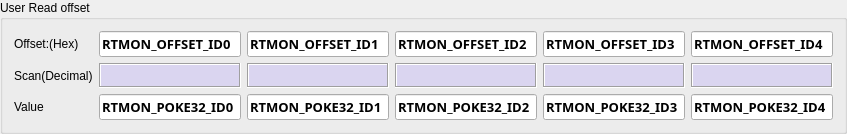
       <widget class="QGroupBox" name="groupBox_3" >
        <property name="title" >
         <string>User Read offset</string>
        </property>
        <layout class="QGridLayout" >
         <item row="0" column="0" >
          <widget class="QLabel" name="label_23" >
           <property name="text" >
            <string>Offset:(Hex)</string>
           </property>
          </widget>
         </item>
         <item row="0" column="1" >
          <widget class="CALineEdit" name="caLineEdit_52" >
           <property name="sizePolicy" >
            <sizepolicy vsizetype="Preferred" hsizetype="Preferred" >
             <horstretch>0</horstretch>
             <verstretch>0</verstretch>
            </sizepolicy>
           </property>
           <property name="minimumSize" >
            <size>
             <width>60</width>
             <height>25</height>
            </size>
           </property>
           <property name="maximumSize" >
            <size>
             <width>150</width>
             <height>16777215</height>
            </size>
           </property>
           <property name="font" >
            <font>
             <family>Sans Serif</family>
             <pointsize>10</pointsize>
             <weight>75</weight>
             <bold>true</bold>
            </font>
           </property>
           <property name="text" >
            <string>RTMON_OFFSET_ID0</string>
           </property>
           <property name="nuformat" stdset="0" >
            <enum>CALineEdit::String</enum>
           </property>
           <property name="pvname" >
            <string>RTMON_OFFSET_ID0</string>
           </property>
           <property name="dbrequest" stdset="0" >
            <enum>CALineEdit::DBRGSTR</enum>
           </property>
          </widget>
         </item>
         <item row="0" column="2" >
          <widget class="CALineEdit" name="caLineEdit_53" >
           <property name="sizePolicy" >
            <sizepolicy vsizetype="Preferred" hsizetype="Preferred" >
             <horstretch>0</horstretch>
             <verstretch>0</verstretch>
            </sizepolicy>
           </property>
           <property name="minimumSize" >
            <size>
             <width>60</width>
             <height>25</height>
            </size>
           </property>
           <property name="maximumSize" >
            <size>
             <width>150</width>
             <height>16777215</height>
            </size>
           </property>
           <property name="font" >
            <font>
             <family>Sans Serif</family>
             <pointsize>10</pointsize>
             <weight>75</weight>
             <bold>true</bold>
            </font>
           </property>
           <property name="text" >
            <string>RTMON_OFFSET_ID1</string>
           </property>
           <property name="nuformat" stdset="0" >
            <enum>CALineEdit::String</enum>
           </property>
           <property name="pvname" >
            <string>RTMON_OFFSET_ID1</string>
           </property>
           <property name="dbrequest" stdset="0" >
            <enum>CALineEdit::DBRGSTR</enum>
           </property>
          </widget>
         </item>
         <item row="0" column="3" >
          <widget class="CALineEdit" name="caLineEdit_54" >
           <property name="sizePolicy" >
            <sizepolicy vsizetype="Preferred" hsizetype="Preferred" >
             <horstretch>0</horstretch>
             <verstretch>0</verstretch>
            </sizepolicy>
           </property>
           <property name="minimumSize" >
            <size>
             <width>60</width>
             <height>25</height>
            </size>
           </property>
           <property name="maximumSize" >
            <size>
             <width>150</width>
             <height>16777215</height>
            </size>
           </property>
           <property name="font" >
            <font>
             <family>Sans Serif</family>
             <pointsize>10</pointsize>
             <weight>75</weight>
             <bold>true</bold>
            </font>
           </property>
           <property name="text" >
            <string>RTMON_OFFSET_ID2</string>
           </property>
           <property name="nuformat" stdset="0" >
            <enum>CALineEdit::String</enum>
           </property>
           <property name="pvname" >
            <string>RTMON_OFFSET_ID2</string>
           </property>
           <property name="dbrequest" stdset="0" >
            <enum>CALineEdit::DBRGSTR</enum>
           </property>
          </widget>
         </item>
         <item row="0" column="4" >
          <widget class="CALineEdit" name="caLineEdit_55" >
           <property name="sizePolicy" >
            <sizepolicy vsizetype="Preferred" hsizetype="Preferred" >
             <horstretch>0</horstretch>
             <verstretch>0</verstretch>
            </sizepolicy>
           </property>
           <property name="minimumSize" >
            <size>
             <width>60</width>
             <height>25</height>
            </size>
           </property>
           <property name="maximumSize" >
            <size>
             <width>150</width>
             <height>16777215</height>
            </size>
           </property>
           <property name="font" >
            <font>
             <family>Sans Serif</family>
             <pointsize>10</pointsize>
             <weight>75</weight>
             <bold>true</bold>
            </font>
           </property>
           <property name="text" >
            <string>RTMON_OFFSET_ID3</string>
           </property>
           <property name="nuformat" stdset="0" >
            <enum>CALineEdit::String</enum>
           </property>
           <property name="pvname" >
            <string>RTMON_OFFSET_ID3</string>
           </property>
           <property name="dbrequest" stdset="0" >
            <enum>CALineEdit::DBRGSTR</enum>
           </property>
          </widget>
         </item>
         <item row="0" column="5" >
          <widget class="CALineEdit" name="caLineEdit_64" >
           <property name="sizePolicy" >
            <sizepolicy vsizetype="Preferred" hsizetype="Preferred" >
             <horstretch>0</horstretch>
             <verstretch>0</verstretch>
            </sizepolicy>
           </property>
           <property name="minimumSize" >
            <size>
             <width>60</width>
             <height>25</height>
            </size>
           </property>
           <property name="maximumSize" >
            <size>
             <width>150</width>
             <height>16777215</height>
            </size>
           </property>
           <property name="font" >
            <font>
             <family>Sans Serif</family>
             <pointsize>10</pointsize>
             <weight>75</weight>
             <bold>true</bold>
            </font>
           </property>
           <property name="text" >
            <string>RTMON_OFFSET_ID4</string>
           </property>
           <property name="nuformat" stdset="0" >
            <enum>CALineEdit::String</enum>
           </property>
           <property name="pvname" >
            <string>RTMON_OFFSET_ID4</string>
           </property>
           <property name="dbrequest" stdset="0" >
            <enum>CALineEdit::DBRGSTR</enum>
           </property>
          </widget>
         </item>
         <item row="1" column="0" >
          <widget class="QLabel" name="label_24" >
           <property name="text" >
            <string>Scan(Decimal)</string>
           </property>
          </widget>
         </item>
         <item row="1" column="1" >
          <widget class="CALabel" name="kca_B5_Clock_16" >
           <property name="minimumSize" >
            <size>
             <width>60</width>
             <height>25</height>
            </size>
           </property>
           <property name="maximumSize" >
            <size>
             <width>300</width>
             <height>25</height>
            </size>
           </property>
           <property name="palette" >
            <palette>
             <active>
              <colorrole role="Window" >
               <brush brushstyle="SolidPattern" >
                <color alpha="255" >
                 <red>218</red>
                 <green>213</green>
                 <blue>240</blue>
                </color>
               </brush>
              </colorrole>
             </active>
             <inactive>
              <colorrole role="Window" >
               <brush brushstyle="SolidPattern" >
                <color alpha="255" >
                 <red>218</red>
                 <green>213</green>
                 <blue>240</blue>
                </color>
               </brush>
              </colorrole>
             </inactive>
             <disabled>
              <colorrole role="Window" >
               <brush brushstyle="SolidPattern" >
                <color alpha="255" >
                 <red>237</red>
                 <green>233</green>
                 <blue>227</blue>
                </color>
               </brush>
              </colorrole>
             </disabled>
            </palette>
           </property>
           <property name="font" >
            <font>
             <pointsize>10</pointsize>
            </font>
           </property>
           <property name="layoutDirection" >
            <enum>Qt::RightToLeft</enum>
           </property>
           <property name="autoFillBackground" >
            <bool>true</bool>
           </property>
           <property name="frameShape" >
            <enum>QFrame::Box</enum>
           </property>
           <property name="frameShadow" >
            <enum>QFrame::Sunken</enum>
           </property>
           <property name="pvname" >
            <string>RTMON_PEEK32_ID0</string>
           </property>
           <property name="dmode" stdset="0" >
            <enum>CALabel::Int</enum>
           </property>
           <property name="fillcol" stdset="0" >
            <color>
             <red>218</red>
             <green>213</green>
             <blue>240</blue>
            </color>
           </property>
          </widget>
         </item>
         <item row="1" column="2" >
          <widget class="CALabel" name="kca_B5_Clock_17" >
           <property name="minimumSize" >
            <size>
             <width>60</width>
             <height>25</height>
            </size>
           </property>
           <property name="maximumSize" >
            <size>
             <width>300</width>
             <height>25</height>
            </size>
           </property>
           <property name="palette" >
            <palette>
             <active>
              <colorrole role="Window" >
               <brush brushstyle="SolidPattern" >
                <color alpha="255" >
                 <red>218</red>
                 <green>213</green>
                 <blue>240</blue>
                </color>
               </brush>
              </colorrole>
             </active>
             <inactive>
              <colorrole role="Window" >
               <brush brushstyle="SolidPattern" >
                <color alpha="255" >
                 <red>218</red>
                 <green>213</green>
                 <blue>240</blue>
                </color>
               </brush>
              </colorrole>
             </inactive>
             <disabled>
              <colorrole role="Window" >
               <brush brushstyle="SolidPattern" >
                <color alpha="255" >
                 <red>237</red>
                 <green>233</green>
                 <blue>227</blue>
                </color>
               </brush>
              </colorrole>
             </disabled>
            </palette>
           </property>
           <property name="font" >
            <font>
             <pointsize>10</pointsize>
            </font>
           </property>
           <property name="layoutDirection" >
            <enum>Qt::RightToLeft</enum>
           </property>
           <property name="autoFillBackground" >
            <bool>true</bool>
           </property>
           <property name="frameShape" >
            <enum>QFrame::Box</enum>
           </property>
           <property name="frameShadow" >
            <enum>QFrame::Sunken</enum>
           </property>
           <property name="pvname" >
            <string>RTMON_PEEK32_ID1</string>
           </property>
           <property name="dmode" stdset="0" >
            <enum>CALabel::Int</enum>
           </property>
           <property name="fillcol" stdset="0" >
            <color>
             <red>218</red>
             <green>213</green>
             <blue>240</blue>
            </color>
           </property>
          </widget>
         </item>
         <item row="1" column="3" >
          <widget class="CALabel" name="kca_B5_Clock_18" >
           <property name="minimumSize" >
            <size>
             <width>60</width>
             <height>25</height>
            </size>
           </property>
           <property name="maximumSize" >
            <size>
             <width>300</width>
             <height>25</height>
            </size>
           </property>
           <property name="palette" >
            <palette>
             <active>
              <colorrole role="Window" >
               <brush brushstyle="SolidPattern" >
                <color alpha="255" >
                 <red>218</red>
                 <green>213</green>
                 <blue>240</blue>
                </color>
               </brush>
              </colorrole>
             </active>
             <inactive>
              <colorrole role="Window" >
               <brush brushstyle="SolidPattern" >
                <color alpha="255" >
                 <red>218</red>
                 <green>213</green>
                 <blue>240</blue>
                </color>
               </brush>
              </colorrole>
             </inactive>
             <disabled>
              <colorrole role="Window" >
               <brush brushstyle="SolidPattern" >
                <color alpha="255" >
                 <red>237</red>
                 <green>233</green>
                 <blue>227</blue>
                </color>
               </brush>
              </colorrole>
             </disabled>
            </palette>
           </property>
           <property name="font" >
            <font>
             <pointsize>10</pointsize>
            </font>
           </property>
           <property name="layoutDirection" >
            <enum>Qt::RightToLeft</enum>
           </property>
           <property name="autoFillBackground" >
            <bool>true</bool>
           </property>
           <property name="frameShape" >
            <enum>QFrame::Box</enum>
           </property>
           <property name="frameShadow" >
            <enum>QFrame::Sunken</enum>
           </property>
           <property name="pvname" >
            <string>RTMON_PEEK32_ID2</string>
           </property>
           <property name="dmode" stdset="0" >
            <enum>CALabel::Int</enum>
           </property>
           <property name="fillcol" stdset="0" >
            <color>
             <red>218</red>
             <green>213</green>
             <blue>240</blue>
            </color>
           </property>
          </widget>
         </item>
         <item row="1" column="4" >
          <widget class="CALabel" name="kca_B5_Clock_19" >
           <property name="minimumSize" >
            <size>
             <width>60</width>
             <height>25</height>
            </size>
           </property>
           <property name="maximumSize" >
            <size>
             <width>300</width>
             <height>25</height>
            </size>
           </property>
           <property name="palette" >
            <palette>
             <active>
              <colorrole role="Window" >
               <brush brushstyle="SolidPattern" >
                <color alpha="255" >
                 <red>218</red>
                 <green>213</green>
                 <blue>240</blue>
                </color>
               </brush>
              </colorrole>
             </active>
             <inactive>
              <colorrole role="Window" >
               <brush brushstyle="SolidPattern" >
                <color alpha="255" >
                 <red>218</red>
                 <green>213</green>
                 <blue>240</blue>
                </color>
               </brush>
              </colorrole>
             </inactive>
             <disabled>
              <colorrole role="Window" >
               <brush brushstyle="SolidPattern" >
                <color alpha="255" >
                 <red>237</red>
                 <green>233</green>
                 <blue>227</blue>
                </color>
               </brush>
              </colorrole>
             </disabled>
            </palette>
           </property>
           <property name="font" >
            <font>
             <pointsize>10</pointsize>
            </font>
           </property>
           <property name="layoutDirection" >
            <enum>Qt::RightToLeft</enum>
           </property>
           <property name="autoFillBackground" >
            <bool>true</bool>
           </property>
           <property name="frameShape" >
            <enum>QFrame::Box</enum>
           </property>
           <property name="frameShadow" >
            <enum>QFrame::Sunken</enum>
           </property>
           <property name="pvname" >
            <string>RTMON_PEEK32_ID3</string>
           </property>
           <property name="dmode" stdset="0" >
            <enum>CALabel::Int</enum>
           </property>
           <property name="fillcol" stdset="0" >
            <color>
             <red>218</red>
             <green>213</green>
             <blue>240</blue>
            </color>
           </property>
          </widget>
         </item>
         <item row="1" column="5" >
          <widget class="CALabel" name="kca_B5_Clock_20" >
           <property name="minimumSize" >
            <size>
             <width>60</width>
             <height>25</height>
            </size>
           </property>
           <property name="maximumSize" >
            <size>
             <width>300</width>
             <height>25</height>
            </size>
           </property>
           <property name="palette" >
            <palette>
             <active>
              <colorrole role="Window" >
               <brush brushstyle="SolidPattern" >
                <color alpha="255" >
                 <red>218</red>
                 <green>213</green>
                 <blue>240</blue>
                </color>
               </brush>
              </colorrole>
             </active>
             <inactive>
              <colorrole role="Window" >
               <brush brushstyle="SolidPattern" >
                <color alpha="255" >
                 <red>218</red>
                 <green>213</green>
                 <blue>240</blue>
                </color>
               </brush>
              </colorrole>
             </inactive>
             <disabled>
              <colorrole role="Window" >
               <brush brushstyle="SolidPattern" >
                <color alpha="255" >
                 <red>237</red>
                 <green>233</green>
                 <blue>227</blue>
                </color>
               </brush>
              </colorrole>
             </disabled>
            </palette>
           </property>
           <property name="font" >
            <font>
             <pointsize>10</pointsize>
            </font>
           </property>
           <property name="layoutDirection" >
            <enum>Qt::RightToLeft</enum>
           </property>
           <property name="autoFillBackground" >
            <bool>true</bool>
           </property>
           <property name="frameShape" >
            <enum>QFrame::Box</enum>
           </property>
           <property name="frameShadow" >
            <enum>QFrame::Sunken</enum>
           </property>
           <property name="pvname" >
            <string>RTMON_PEEK32_ID4</string>
           </property>
           <property name="dmode" stdset="0" >
            <enum>CALabel::Int</enum>
           </property>
           <property name="fillcol" stdset="0" >
            <color>
             <red>218</red>
             <green>213</green>
             <blue>240</blue>
            </color>
           </property>
          </widget>
         </item>
         <item row="2" column="0" >
          <widget class="QLabel" name="label_25" >
           <property name="text" >
            <string>Value</string>
           </property>
          </widget>
         </item>
         <item row="2" column="1" >
          <widget class="CALineEdit" name="caLineEdit_59" >
           <property name="sizePolicy" >
            <sizepolicy vsizetype="Preferred" hsizetype="Preferred" >
             <horstretch>0</horstretch>
             <verstretch>0</verstretch>
            </sizepolicy>
           </property>
           <property name="minimumSize" >
            <size>
             <width>60</width>
             <height>25</height>
            </size>
           </property>
           <property name="maximumSize" >
            <size>
             <width>150</width>
             <height>16777215</height>
            </size>
           </property>
           <property name="font" >
            <font>
             <family>Sans Serif</family>
             <pointsize>10</pointsize>
             <weight>75</weight>
             <bold>true</bold>
            </font>
           </property>
           <property name="text" >
            <string>RTMON_POKE32_ID0</string>
           </property>
           <property name="nuformat" stdset="0" >
            <enum>CALineEdit::RealOne</enum>
           </property>
           <property name="pvname" >
            <string>RTMON_POKE32_ID0</string>
           </property>
           <property name="dbrequest" stdset="0" >
            <enum>CALineEdit::DBRGSTR</enum>
           </property>
          </widget>
         </item>
         <item row="2" column="2" >
          <widget class="CALineEdit" name="caLineEdit_61" >
           <property name="sizePolicy" >
            <sizepolicy vsizetype="Preferred" hsizetype="Preferred" >
             <horstretch>0</horstretch>
             <verstretch>0</verstretch>
            </sizepolicy>
           </property>
           <property name="minimumSize" >
            <size>
             <width>60</width>
             <height>25</height>
            </size>
           </property>
           <property name="maximumSize" >
            <size>
             <width>150</width>
             <height>16777215</height>
            </size>
           </property>
           <property name="font" >
            <font>
             <family>Sans Serif</family>
             <pointsize>10</pointsize>
             <weight>75</weight>
             <bold>true</bold>
            </font>
           </property>
           <property name="text" >
            <string>RTMON_POKE32_ID1</string>
           </property>
           <property name="nuformat" stdset="0" >
            <enum>CALineEdit::RealOne</enum>
           </property>
           <property name="pvname" >
            <string>RTMON_POKE32_ID1</string>
           </property>
           <property name="dbrequest" stdset="0" >
            <enum>CALineEdit::DBRGSTR</enum>
           </property>
          </widget>
         </item>
         <item row="2" column="3" >
          <widget class="CALineEdit" name="caLineEdit_60" >
           <property name="sizePolicy" >
            <sizepolicy vsizetype="Preferred" hsizetype="Preferred" >
             <horstretch>0</horstretch>
             <verstretch>0</verstretch>
            </sizepolicy>
           </property>
           <property name="minimumSize" >
            <size>
             <width>60</width>
             <height>25</height>
            </size>
           </property>
           <property name="maximumSize" >
            <size>
             <width>150</width>
             <height>16777215</height>
            </size>
           </property>
           <property name="font" >
            <font>
             <family>Sans Serif</family>
             <pointsize>10</pointsize>
             <weight>75</weight>
             <bold>true</bold>
            </font>
           </property>
           <property name="text" >
            <string>RTMON_POKE32_ID2</string>
           </property>
           <property name="nuformat" stdset="0" >
            <enum>CALineEdit::RealOne</enum>
           </property>
           <property name="pvname" >
            <string>RTMON_POKE32_ID2</string>
           </property>
           <property name="dbrequest" stdset="0" >
            <enum>CALineEdit::DBRGSTR</enum>
           </property>
          </widget>
         </item>
         <item row="2" column="4" >
          <widget class="CALineEdit" name="caLineEdit_62" >
           <property name="sizePolicy" >
            <sizepolicy vsizetype="Preferred" hsizetype="Preferred" >
             <horstretch>0</horstretch>
             <verstretch>0</verstretch>
            </sizepolicy>
           </property>
           <property name="minimumSize" >
            <size>
             <width>60</width>
             <height>25</height>
            </size>
           </property>
           <property name="maximumSize" >
            <size>
             <width>150</width>
             <height>16777215</height>
            </size>
           </property>
           <property name="font" >
            <font>
             <family>Sans Serif</family>
             <pointsize>10</pointsize>
             <weight>75</weight>
             <bold>true</bold>
            </font>
           </property>
           <property name="text" >
            <string>RTMON_POKE32_ID3</string>
           </property>
           <property name="nuformat" stdset="0" >
            <enum>CALineEdit::RealOne</enum>
           </property>
           <property name="pvname" >
            <string>RTMON_POKE32_ID3</string>
           </property>
           <property name="dbrequest" stdset="0" >
            <enum>CALineEdit::DBRGSTR</enum>
           </property>
          </widget>
         </item>
         <item row="2" column="5" >
          <widget class="CALineEdit" name="caLineEdit_63" >
           <property name="sizePolicy" >
            <sizepolicy vsizetype="Preferred" hsizetype="Preferred" >
             <horstretch>0</horstretch>
             <verstretch>0</verstretch>
            </sizepolicy>
           </property>
           <property name="minimumSize" >
            <size>
             <width>60</width>
             <height>25</height>
            </size>
           </property>
           <property name="maximumSize" >
            <size>
             <width>150</width>
             <height>16777215</height>
            </size>
           </property>
           <property name="font" >
            <font>
             <family>Sans Serif</family>
             <pointsize>10</pointsize>
             <weight>75</weight>
             <bold>true</bold>
            </font>
           </property>
           <property name="text" >
            <string>RTMON_POKE32_ID4</string>
           </property>
           <property name="nuformat" stdset="0" >
            <enum>CALineEdit::RealOne</enum>
           </property>
           <property name="pvname" >
            <string>RTMON_POKE32_ID4</string>
           </property>
           <property name="dbrequest" stdset="0" >
            <enum>CALineEdit::DBRGSTR</enum>
           </property>
          </widget>
         </item>
        </layout>
       </widget>
